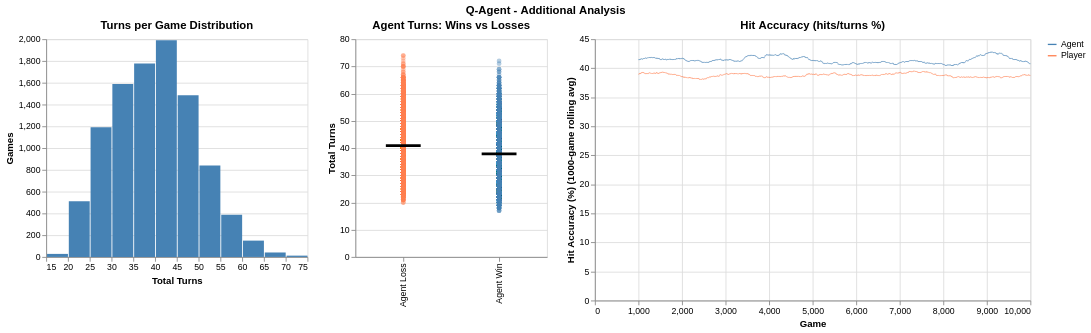

This figure's notebook cell:
### Code cell
# 1. Turns per game distribution
turns_hist = (
    alt.Chart(q_agent_df)
    .mark_bar()
    .encode(
        x=alt.X("turns:Q", title="Total Turns", bin=alt.Bin(step=5)),
        y=alt.Y("count():Q", title="Games"),
        color=alt.value("steelblue"),
    )
    .properties(title="Turns per Game Distribution", width=300, height=250)
)

# 2. Agent turns on wins vs losses (strip + mean tick)
outcome_df = q_agent_df.with_columns(
    pl.when(pl.col("agent_won"))
    .then(pl.lit("Agent Win"))
    .otherwise(pl.lit("Agent Loss"))
    .alias("outcome")
)
strip = (
    alt.Chart(outcome_df)
    .mark_circle(opacity=0.4, size=30)
    .encode(
        x=alt.X("outcome:N", title=""),
        y=alt.Y("turns:Q", title="Total Turns"),
        color=alt.Color(
            "outcome:N",
            scale=alt.Scale(
                domain=["Agent Win", "Agent Loss"], range=["steelblue", "coral"]
            ),
            legend=None,
        ),
    )
    .properties(title="Agent Turns: Wins vs Losses", width=220, height=250)
)
mean_tick = (
    alt.Chart(outcome_df)
    .mark_tick(thickness=3, size=40, color="black")
    .encode(x=alt.X("outcome:N"), y=alt.Y("mean(turns):Q"))
)
turns_outcome = strip + mean_tick

# 3. Hit accuracy per game (hits / total turns, rolling)
acc_df = q_agent_df.with_columns(
    [
        (pl.col("agent_hit") / pl.col("turns") * 100).alias("agent_acc"),
        (pl.col("player_hit") / pl.col("turns") * 100).alias("player_acc"),
    ]
)
acc_chart = make_dual_line(
    acc_df,
    "agent_acc",
    "player_acc",
    "Hit Accuracy (%)",
    "Hit Accuracy (hits/turns %)",
    window=STAT_WINDOW,
    stroke=0.5,
)

title = alt.TitleParams("Q-Agent - Additional Analysis", anchor="middle")
c = (
    (turns_hist | turns_outcome | acc_chart)
    .resolve_scale(y="independent", color="independent")
    .properties(title=title)
)
c.save(IMG_DIR / "q_agent_additional_analysis.png")
c.show()

### Figure 1 — Vega specification as saved in the notebook (floating-point values rounded to 4 significant figures; data arrays with more than 128 entries replaced by an {"elided": "..."} marker saying what was removed)
{"$schema": "https://vega.github.io/schema/vega/v6.json", "data": [{"name": "source_1"}, {"name": "source_2", "values": {"elided": "20000 records"}}, {"name": "source_0", "values": [{"__count": 1588, "bin_step_5_turns": 30.0, "bin_step_5_turns_end": 35.0}, {"__count": 1990, "bin_step_5_turns": 40.0, "bin_step_5_turns_end": 45.0}, {"__count": 840, "bin_step_5_turns": 50.0, "bin_step_5_turns_end": 55.0}, {"__count": 1485, "bin_step_5_turns": 45.0, "bin_step_5_turns_end": 50.0}, {"__count": 388, "bin_step_5_turns": 55.0, "bin_step_5_turns_end": 60.0}, {"__count": 1191, "bin_step_5_turns": 25.0, "bin_step_5_turns_end": 30.0}, {"__count": 1776, "bin_step_5_turns": 35.0, "bin_step_5_turns_end": 40.0}, {"__count": 150, "bin_step_5_turns": 60.0, "bin_step_5_turns_end": 65.0}, {"__count": 41, "bin_step_5_turns": 65.0, "bin_step_5_turns_end": 70.0}, {"__count": 511, "bin_step_5_turns": 20.0, "bin_step_5_turns_end": 25.0}, {"__count": 28, "bin_step_5_turns": 15.0, "bin_step_5_turns_end": 20.0}, {"__count": 12, "bin_step_5_turns": 70.0, "bin_step_5_turns_end": 75.0}]}, {"name": "data_0", "values": {"elided": "10000 records"}}, {"name": "data_1", "values": [{"mean_turns": 37.85, "outcome": "Agent Win"}, {"mean_turns": 40.92, "outcome": "Agent Loss"}]}, {"name": "source_0_concat_0_y_domain___count", "values": [{"min": 12, "max": 1990}]}, {"name": "data_0_concat_1_x_domain_outcome_0", "values": [{"outcome": "Agent Win"}, {"outcome": "Agent Loss"}]}, {"name": "data_1_concat_1_x_domain_outcome_1", "values": [{"outcome": "Agent Win"}, {"outcome": "Agent Loss"}]}, {"name": "source_2_concat_2_x_domain_game", "values": [{"min": 1, "max": 10000}]}, {"name": "source_2_concat_2_y_domain_value", "values": [{"min": 38.03, "max": 42.84}]}], "signals": [{"name": "concat_0_bin_step_5_turns_bins", "value": {"fields": ["turns"], "fname": "bin_turns", "start": 15.0, "step": 5.0, "stop": 75.0}}, {"name": "concat_0_width", "value": 300}, {"name": "concat_0_height", "value": 250}, {"name": "concat_1_width", "value": 220}, {"name": "concat_1_height", "value": 250}, {"name": "concat_2_width", "value": 500}, {"name": "concat_2_height", "value": 300}], "marks": [{"type": "group", "name": "concat_0_group", "encode": {"update": {"width": {"signal": "concat_0_width"}, "height": {"signal": "concat_0_height"}}}, "marks": [{"type": "rect", "name": "concat_0_marks", "from": {"data": "source_0"}, "encode": {"update": {"y2": {"value": 0, "scale": "concat_0_y"}, "fill": {"value": "steelblue"}, "x2": {"field": "bin_step_5_turns", "scale": "concat_0_x", "offset": {"signal": "0.5 + (abs(scale(\"concat_0_x\", datum[\"bin_step_5_turns_end\"]) - scale(\"concat_0_x\", datum[\"bin_step_5_turns\"])) < 0.25 ? -0.5 * (0.25 - (abs(scale(\"concat_0_x\", datum[\"bin_step_5_turns_end\"]) - scale(\"concat_0_x\", datum[\"bin_step_5_turns\"])))) : 0.5)"}}, "x": {"field": "bin_step_5_turns_end", "scale": "concat_0_x", "offset": {"signal": "0.5 + (abs(scale(\"concat_0_x\", datum[\"bin_step_5_turns_end\"]) - scale(\"concat_0_x\", datum[\"bin_step_5_turns\"])) < 0.25 ? 0.5 * (0.25 - (abs(scale(\"concat_0_x\", datum[\"bin_step_5_turns_end\"]) - scale(\"concat_0_x\", datum[\"bin_step_5_turns\"])))) : -0.5)"}}, "y": {"field": "__count", "scale": "concat_0_y"}}}, "style": ["bar"]}], "axes": [{"scale": "concat_0_y", "grid": true, "maxExtent": 0, "minExtent": 0, "labels": false, "gridScale": "concat_0_x", "orient": "left", "tickCount": {"signal": "ceil(concat_0_height/40)"}, "zindex": 0, "domain": false, "ticks": false, "aria": false}, {"scale": "concat_0_x", "title": "Total Turns", "grid": false, "labelOverlap": true, "orient": "bottom", "zindex": 0, "labelFlush": true, "tickCount": {"signal": "ceil(concat_0_width/10)"}}, {"scale": "concat_0_y", "tickCount": {"signal": "ceil(concat_0_height/40)"}, "zindex": 0, "title": "Games", "grid": false, "labelOverlap": true, "orient": "left"}], "title": {"text": "Turns per Game Distribution", "frame": "group"}, "style": "cell"}, {"type": "group", "name": "concat_1_group", "encode": {"update": {"height": {"signal": "concat_1_height"}, "width": {"signal": "concat_1_width"}}}, "marks": [{"type": "symbol", "name": "concat_1_layer_0_marks", "from": {"data": "data_0"}, "encode": {"update": {"y": {"field": "turns", "scale": "concat_1_y"}, "shape": {"value": "circle"}, "opacity": {"value": 0.4}, "size": {"value": 30}, "x": {"field": "outcome", "scale": "concat_1_x", "band": 0.5}, "fill": {"field": "outcome", "scale": "concat_1_color"}}}, "style": ["circle"]}, {"type": "rect", "name": "concat_1_layer_1_marks", "from": {"data": "data_1"}, "encode": {"update": {"xc": {"field": "outcome", "scale": "concat_1_x", "band": 0.5}, "height": {"value": 3}, "width": {"value": 40}, "yc": {"field": "mean_turns", "scale": "concat_1_y"}, "fill": {"value": "black"}}}, "style": ["tick"]}], "axes": [{"scale": "concat_1_y", "aria": false, "minExtent": 0, "ticks": false, "tickCount": {"signal": "ceil(concat_1_height/40)"}, "orient": "left", "labels": false, "gridScale": "concat_1_x", "grid": true, "domain": false, "maxExtent": 0, "zindex": 0}, {"scale": "concat_1_x", "orient": "bottom", "grid": false, "labelAngle": 270, "labelAlign": "right", "labelBaseline": "middle", "zindex": 0}, {"scale": "concat_1_y", "orient": "left", "labelOverlap": true, "grid": false, "title": "Total Turns", "tickCount": {"signal": "ceil(concat_1_height/40)"}, "zindex": 0}], "title": {"text": "Agent Turns: Wins vs Losses", "frame": "group"}, "style": "cell"}, {"type": "group", "name": "concat_2_group", "encode": {"update": {"height": {"signal": "concat_2_height"}, "width": {"signal": "concat_2_width"}}}, "marks": [{"type": "group", "name": "concat_2_pathgroup", "from": {"facet": {"data": "source_2", "name": "faceted_path_concat_2_main", "groupby": ["side"]}}, "encode": {"update": {"width": {"field": {"signal": null, "datum": null, "group": "width", "parent": null}}, "height": {"field": {"signal": null, "datum": null, "group": "height", "parent": null}}}}, "marks": [{"type": "line", "name": "concat_2_marks", "from": {"data": "faceted_path_concat_2_main"}, "sort": {"field": "x"}, "encode": {"update": {"stroke": {"field": "side", "scale": "concat_2_color"}, "y": {"field": "value", "scale": "concat_2_y"}, "strokeWidth": {"value": 0.5}, "defined": {"signal": "isValid(datum[\"game\"]) && isFinite(+datum[\"game\"]) && isValid(datum[\"value\"]) && isFinite(+datum[\"value\"])"}, "x": {"field": "game", "scale": "concat_2_x"}}}, "style": ["line"]}]}], "axes": [{"scale": "concat_2_x", "ticks": false, "zindex": 0, "maxExtent": 0, "orient": "bottom", "gridScale": "concat_2_y", "minExtent": 0, "aria": false, "labels": false, "grid": true, "tickCount": {"signal": "ceil(concat_2_width/40)"}, "domain": false}, {"scale": "concat_2_y", "tickCount": {"signal": "ceil(concat_2_height/40)"}, "domain": false, "maxExtent": 0, "labels": false, "grid": true, "minExtent": 0, "zindex": 0, "gridScale": "concat_2_x", "aria": false, "orient": "left", "ticks": false}, {"scale": "concat_2_x", "title": "Game", "orient": "bottom", "tickCount": {"signal": "ceil(concat_2_width/40)"}, "zindex": 0, "labelFlush": true, "labelOverlap": true, "grid": false}, {"scale": "concat_2_y", "zindex": 0, "orient": "left", "labelOverlap": true, "tickCount": {"signal": "ceil(concat_2_height/40)"}, "title": "Hit Accuracy (%) (1000-game rolling avg)", "grid": false}], "title": {"text": "Hit Accuracy (hits/turns %)", "frame": "group"}, "style": "cell", "legends": [{"stroke": "concat_2_color", "symbolType": "stroke"}]}], "scales": [{"name": "concat_0_x", "type": "linear", "domain": {"signal": "[concat_0_bin_step_5_turns_bins.start, concat_0_bin_step_5_turns_bins.stop]"}, "range": [0, {"signal": "concat_0_width"}], "bins": {"signal": "concat_0_bin_step_5_turns_bins"}, "zero": false}, {"name": "concat_0_y", "type": "linear", "domain": [{"signal": "(data(\"source_0_concat_0_y_domain___count\")[0] || {}).min"}, {"signal": "(data(\"source_0_concat_0_y_domain___count\")[0] || {}).max"}], "range": [{"signal": "concat_0_height"}, 0], "zero": true, "nice": true}, {"name": "concat_1_x", "type": "band", "domain": {"fields": [{"data": "data_0_concat_1_x_domain_outcome_0", "field": "outcome"}, {"data": "data_1_concat_1_x_domain_outcome_1", "field": "outcome"}], "sort": true}, "range": [0, {"signal": "concat_1_width"}], "paddingInner": 0, "paddingOuter": 0}, {"name": "concat_1_y", "type": "linear", "domain": {"fields": [{"data": "data_0", "field": "turns"}, {"data": "data_1", "field": "mean_turns"}]}, "range": [{"signal": "concat_1_height"}, 0], "nice": true, "zero": true}, {"name": "concat_1_color", "type": "ordinal", "domain": ["Agent Win", "Agent Loss"], "range": ["steelblue", "coral"]}, {"name": "concat_2_x", "type": "linear", "domain": [{"signal": "(data(\"source_2_concat_2_x_domain_game\")[0] || {}).min"}, {"signal": "(data(\"source_2_concat_2_x_domain_game\")[0] || {}).max"}], "range": [0, {"signal": "concat_2_width"}], "nice": true, "zero": false}, {"name": "concat_2_y", "type": "linear", "domain": [{"signal": "(data(\"source_2_concat_2_y_domain_value\")[0] || {}).min"}, {"signal": "(data(\"source_2_concat_2_y_domain_value\")[0] || {}).max"}], "range": [{"signal": "concat_2_height"}, 0], "nice": true, "zero": true}, {"name": "concat_2_color", "type": "ordinal", "domain": ["Agent", "Player"], "range": ["steelblue", "coral"]}], "title": {"text": "Q-Agent - Additional Analysis", "anchor": "middle"}, "background": "white", "padding": 5, "layout": {"padding": 20, "bounds": "full", "align": "each"}}
